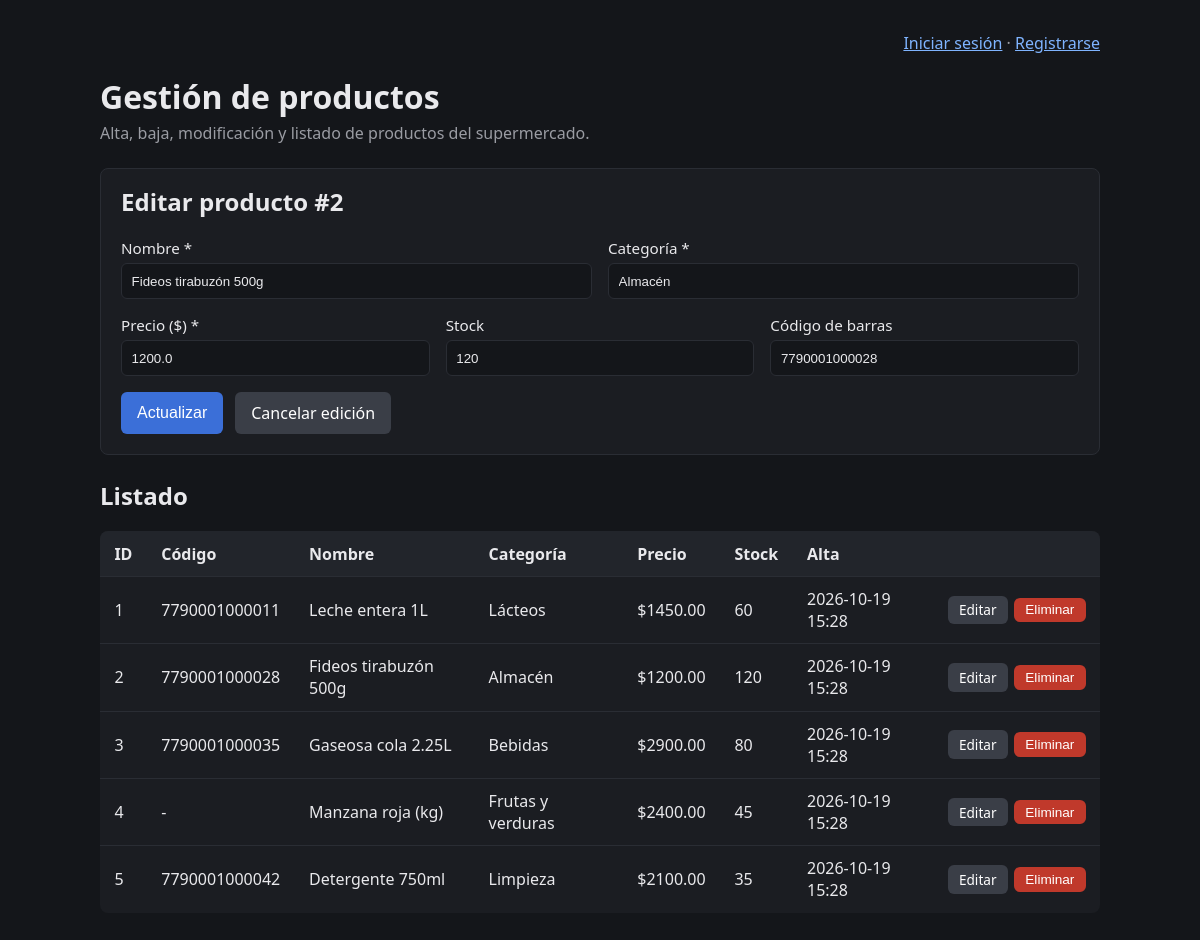
The app's page /productos/2/editar with its own data.
### models.py (models this page shows)
class Producto(db.Model):
    __tablename__ = "productos"
    id = db.Column(db.Integer, primary_key=True)
    codigo_barras = db.Column(db.String(30), unique=True)  # opcional, pero no se puede repetir
    nombre = db.Column(db.String(120), nullable=False)
    categoria = db.Column(db.String(60), nullable=False)
    precio = db.Column(db.Float, nullable=False)
    stock = db.Column(db.Integer, nullable=False, default=0)
    fecha_alta = db.Column(db.DateTime, nullable=False, default=datetime.utcnow)
    def to_dict(self):
        return {
            "id": self.id,
            "codigo_barras": self.codigo_barras,
            "nombre": self.nombre,
            "categoria": self.categoria,
            "precio": self.precio,
            "stock": self.stock,
            "fecha_alta": self.fecha_alta.strftime("%Y-%m-%d %H:%M"),
        }

### app.py (the view, shortened to what this page needs)
@app.route("/productos/<int:producto_id>/editar", methods=["GET", "POST"])
def editar_producto(producto_id):
    producto = obtener_por_id(producto_id)
    if producto is None:
        abort(404, description="Producto no encontrado")
    return render_template("index.html", productos=obtener_todos(), form=producto.to_dict(), editando=producto_id)

### models.py (called while the page is built)
def obtener_todos():
    return Producto.query.order_by(Producto.id).all()

def obtener_por_id(producto_id):
    return db.session.get(Producto, producto_id)

### templates/index.html (shortened to what this page needs)
<!DOCTYPE html>
<html lang="es">
<head>
    <link rel="stylesheet" href="{{ url_for('static', filename='style.css') }}">
</head>
<body>
    <main>
        <nav>
            {% if current_user.is_authenticated %}
                Conectado como <strong>{{ current_user.username }}</strong> ·
                <a href="{{ url_for('protegido') }}">Zona protegida</a> ·
                <a href="{{ url_for('logout') }}">Cerrar sesión</a>
            {% else %}
                <a href="{{ url_for('login') }}">Iniciar sesión</a> ·
                <a href="{{ url_for('registro') }}">Registrarse</a>
            {% endif %}
        </nav>
        <h1>Gestión de productos</h1>
        <p class="subtitulo">Alta, baja, modificación y listado de productos del supermercado.</p>
        <section class="tarjeta">
            {% if editando %}
            <h2>Editar producto #{{ editando }}</h2>
            <form method="post" action="{{ url_for('editar_producto', producto_id=editando) }}">
            {% else %}
            <h2>Nuevo producto</h2>
            <form method="post" action="{{ url_for('nuevo_producto') }}">
            {% endif %}
                <div class="fila">
                    <label>Nombre *
                        <input type="text" name="nombre" maxlength="120" value="{{ form.get('nombre', '') }}" required>
                    </label>
                    <label>Categoría *
                        <input type="text" name="categoria" maxlength="60" list="categorias" value="{{ form.get('categoria', '') }}" required>
                    </label>
                </div>
                <div class="fila">
                    <label>Precio ($) *
                        <input type="number" name="precio" min="0" step="0.01" value="{{ form.get('precio', '') }}" required>
                    </label>
                    <label>Stock
                        <input type="number" name="stock" min="0" step="1" value="{{ form.get('stock', 0) }}">
                    </label>
                    <label>Código de barras
                        <input type="text" name="codigo_barras" maxlength="30" value="{{ form.get('codigo_barras') or '' }}">
                    </label>
                </div>
                <div class="acciones">
                    <button type="submit">{{ "Actualizar" if editando else "Guardar" }}</button>
                    {% if editando %}
                    <a class="boton secundario" href="{{ url_for('index') }}">Cancelar edición</a>
                    {% endif %}
                </div>
            </form>
        </section>
        <h2>Listado</h2>
        <div class="tabla-wrap">
            <table>
                <thead>
                    <tr>
                        <th>ID</th>
                        <th>Código</th>
                        <th>Nombre</th>
                        <th>Categoría</th>
                        <th>Precio</th>
                        <th>Stock</th>
                        <th>Alta</th>
                        <th></th>
                    </tr>
                </thead>
                <tbody>
                    {% for p in productos %}
                    <tr>
                        <td>{{ p.id }}</td>
                        <td>{{ p.codigo_barras or "-" }}</td>
                        <td>{{ p.nombre }}</td>
                        <td>{{ p.categoria }}</td>
                        <td>${{ "%.2f"|format(p.precio) }}</td>
                        <td>{{ p.stock }}</td>
                        <td>{{ p.fecha_alta.strftime("%Y-%m-%d %H:%M") }}</td>
                        <td>
                            <div class="celda-acciones">
                                <a class="boton chico secundario" href="{{ url_for('editar_producto', producto_id=p.id) }}">Editar</a>
                                <form method="post" action="{{ url_for('borrar_producto', producto_id=p.id) }}">
                                    <button type="submit" class="chico peligro">Eliminar</button>
                                </form>
                            </div>
                        </td>
                    </tr>
                    {% else %}
                    <tr>
                        <td colspan="8">No hay productos cargados.</td>
                    </tr>
                    {% endfor %}
                </tbody>
            </table>
        </div>
    </main>
</body>
</html>

### static/style.css (style rules this page uses)
* { box-sizing: border-box; }
body { margin: 0; padding: 2rem; background: #14161a; color: #e9e9ec; font-family: system-ui, sans-serif; }
main { max-width: 1000px; margin: 0 auto; }
h1 { margin-bottom: 0.25rem; }
h2 { margin-top: 1.5rem; }
.subtitulo { color: #9a9ca3; margin-top: 0; margin-bottom: 1.5rem; }
.tarjeta { background: #1b1d22; border: 1px solid #2a2d34; border-radius: 8px; padding: 1rem 1.25rem 1.25rem; }
.tarjeta h2 { margin-top: 0; }
form { display: flex; flex-direction: column; gap: 1rem; }
.fila { display: flex; gap: 1rem; flex-wrap: wrap; }
.fila label { flex: 1 1 180px; }
label { display: flex; flex-direction: column; gap: 0.3rem; font-size: 0.95rem; }
input { padding: 0.6rem; border: 1px solid #2a2d34; border-radius: 6px; background: #14161a; color: #e9e9ec; }
.acciones { display: flex; gap: 0.75rem; }
button { padding: 0.6rem 1rem; border: none; border-radius: 6px; background: #3b6fd8; color: #fff; font-size: 1rem; cursor: pointer; }
button.peligro { background: #c0392b; }
button.chico { padding: 0.3rem 0.7rem; font-size: 0.85rem; }
.tabla-wrap { overflow-x: auto; }
table { width: 100%; border-collapse: collapse; background: #1b1d22; border-radius: 8px; overflow: hidden; }
th, td { text-align: left; padding: 0.7rem 0.9rem; border-bottom: 1px solid #2a2d34; }
th { background: #22252b; font-weight: 600; }
tr:last-child td { border-bottom: none; }
.celda-acciones { white-space: nowrap; display: flex; gap: 0.4rem; align-items: center; }
.celda-acciones form { margin: 0; }
a { color: #7fb4ff; }
nav { text-align: right; color: #9a9ca3; margin-bottom: 1rem; }
.boton { padding: 0.6rem 1rem; border-radius: 6px; background: #3b6fd8; color: #fff; text-decoration: none; display: inline-block; }
.boton.secundario { background: #3a3e47; }
.boton.chico { padding: 0.3rem 0.7rem; font-size: 0.85rem; }

### records on screen
Producto: nombre "Fideos tirabuzón 500g", categoria "Almacén", precio "1200.0", codigo_barras "7790001000028", id "2", precio "1200.00", stock "120", fecha_alta "2026-10-19 15:28"
Producto: id "1", codigo_barras "7790001000011", nombre "Leche entera 1L", categoria "Lácteos", precio "1450.00", stock "60", fecha_alta "2026-10-19 15:28"
Producto: id "3", codigo_barras "7790001000035", nombre "Gaseosa cola 2.25L", categoria "Bebidas", precio "2900.00", stock "80", fecha_alta "2026-10-19 15:28"
Producto: id "4", codigo_barras "-", nombre "Manzana roja (kg)", categoria "Frutas y verduras", precio "2400.00", stock "45", fecha_alta "2026-10-19 15:28"
Producto: id "5", codigo_barras "7790001000042", nombre "Detergente 750ml", categoria "Limpieza", precio "2100.00", stock "35", fecha_alta "2026-10-19 15:28"

### other values on screen
{{ editando }} "2"
{{ "Actualizar" if editando else "Guardar" }} "Actualizar"
